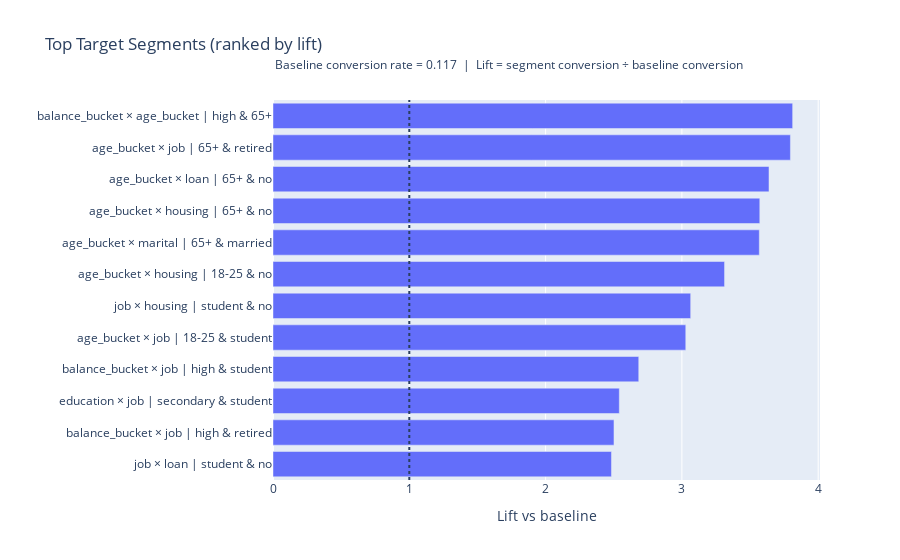

Here is the notebook cell this chart was saved with:
### Code cell
# Visual "table": ranked bar charts

top_targets_vis = targets.head(12).copy()
top_targets_vis["label"] = top_targets_vis["segment_type"] + " | " + top_targets_vis["segment"]

fig = px.bar(
    top_targets_vis.sort_values("lift"),
    x="lift",
    y="label",
    orientation="h",
    title="Top Target Segments (ranked by lift)",
)

# Baseline annotation (appears once above table)
fig.add_annotation(
    text=(
        f"Baseline conversion rate = {baseline:.3f}  |  "
        "Lift = segment conversion ÷ baseline conversion"
    ),
    x=0,
    y=1.12,
    xref="paper",
    yref="paper",
    showarrow=False,
    align="left"
)
fig.add_vline(x=1.0, line_dash="dot")
fig.update_layout(xaxis_title="Lift vs baseline", yaxis_title="")
fig.show()

### Figure 1 — Plotly figure (JSON) as saved in the notebook; plotly's stock layout.template omitted (floating-point values rounded to 4 significant figures)
{"data": [{"hovertemplate": "lift=%{x}<br>label=%{y}<extra></extra>", "legendgroup": "", "marker": {"color": "#636efa", "pattern": {"shape": ""}}, "name": "", "orientation": "h", "showlegend": false, "textposition": "auto", "type": "bar", "x": [2.483, 2.502, 2.541, 2.683, 3.028, 3.064, 3.313, 3.568, 3.571, 3.639, 3.796, 3.813], "xaxis": "x", "y": ["job × loan | student & no", "balance_bucket × job | high & retired", "education × job | secondary & student", "balance_bucket × job | high & student", "age_bucket × job | 18-25 & student", "job × housing | student & no", "age_bucket × housing | 18-25 & no", "age_bucket × marital | 65+ & married", "age_bucket × housing | 65+ & no", "age_bucket × loan | 65+ & no", "age_bucket × job | 65+ & retired", "balance_bucket × age_bucket | high & 65+"], "yaxis": "y"}], "layout": {"annotations": [{"align": "left", "showarrow": false, "text": "Baseline conversion rate = 0.117  |  Lift = segment conversion ÷ baseline conversion", "x": 0, "xref": "paper", "y": 1.12, "yref": "paper"}], "barmode": "relative", "legend": {"tracegroupgap": 0}, "shapes": [{"line": {"dash": "dot"}, "type": "line", "x0": 1, "x1": 1, "xref": "x", "y0": 0, "y1": 1, "yref": "y domain"}], "title": {"text": "Top Target Segments (ranked by lift)"}, "xaxis": {"anchor": "y", "domain": [0, 1], "title": {"text": "Lift vs baseline"}}, "yaxis": {"anchor": "x", "domain": [0, 1], "title": {"text": ""}}}}
